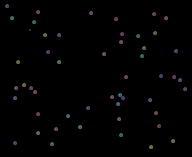
Frame 1 (no input)
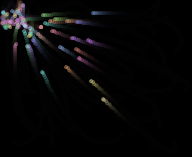
Frame 60 (the mouse pressed at the canvas centre just before this capture)
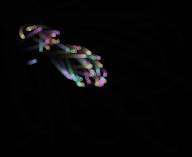
Frame 120 (the mouse held since frame 60 and released just before this capture)

The Processing sketch that drew these frames (run headless with seeded random() and noise(); from frame 60 on, the mouse is pressed at the canvas centre):

// Processing sketch: prueba2
// ── prueba2.pde

Stars estrellas; 
Star  est;
ArrayList<PVector> planetas;


void setup(){
  size(192, 157); 
  background(0); 
  frameRate(25);
  strokeWeight(1);
  estrellas = new Stars(50); // numeros de estrellas
  planetas = new ArrayList<PVector>();
}

void draw(){
  //background(0,20);
  noStroke();
  fill(0,50);
  rect(0,0,width,height);
  planetas = planetTrack();
  //println(planetas);
  estrellas.update();
}

class Star{
  PVector pos, vel, ac;
  int r;
  color c;
  int posN;
  
  Star(int n){
    pos = new PVector(random(5, width-5), random(5, height-5));
    colorMode(HSB,100,100,100);
    c = color(random(100), random(30,50), random(90,100));
    colorMode(RGB,255,255,255);
    r = 3;
    vel = new PVector(random(-2, 2), random(-2, 2));
    ac = new PVector(0,0,0);
    posN = n;
  }
  
  void dibujame(){
    stroke(c,100);
    fill(c,100);
    ellipse((int) pos.x,(int) pos.y,r,r);
  }
  void update(){
    /*if(mouseX > width || mouseX < 0 || mouseY > height || mouseY < 0){
      ac.set(0,0,0);}
      else{
        float d = dist(pos.x, pos.y, mouseX, mouseY);
        float g = 0.1;
        ac.set(g*(-pos.x+mouseX)/d,g*(-pos.y+mouseY)/d,0); }*/
    vel.add(ac);
    vel.limit(2);
    
    pos.add(vel);
    
    if ((pos.x > width-r) || (pos.x < r)) {
      vel.x *= -1;
    }
    if ((pos.y > height-r) || (pos.y < r)) {
      vel.y *= -1;
    }
    
  }
  
}

class Stars{
  int nT;
  ArrayList<Star> stars; 
  
  Stars(int N){
    stars = new ArrayList<Star>();
    for(int i = 0; i < N; i++){
      stars.add(new Star(i));
    }
    
    nT = stars.size();
  }
  
  void update(){
     for(Star s : stars){
       //s.ace =
       PVector ace = new PVector(0,0,0); 
       for(PVector p : planetas){
         float d = dist(s.pos.x, s.pos.y, p.x, p.y);
         float g = 0.1;
         ace.add(g*(-s.pos.x+p.x)/d,g*(-s.pos.y+p.y)/d,0);
       }
       s.ac = ace.get(); 
       s.update();
       s.dibujame();
     } 
  }
  
  
  
}

ArrayList<PVector> planetTrack(){
 
 int numblob = 3;
 ArrayList<PVector> puntos;
 
 puntos = new ArrayList<PVector>();
 for(int i=0; i<1; i++){
   puntos.add(new PVector(60*i+30,60*i+30,0));
   fill(255);
   ellipse(60*i+30,60*i+30,1,1);
 }
 puntos.add(new PVector(mouseX,mouseY,0));
 return puntos;
}
